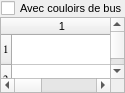
<?xml version="1.0" encoding="UTF-8"?>
<ui version="4.0">
 <comment>GÉNÉRÉ par tools/dfm2ui.py depuis src/f_afdistp.dfm : ne pas modifier à la main avant la fin du portage de la fiche</comment>
 <class>frmAffDistParkings</class>
 <widget class="QDialog" name="frmAffDistParkings">
  <property name="geometry">
   <rect>
    <x>591</x>
    <y>0</y>
    <width>125</width>
    <height>93</height>
   </rect>
  </property>
  <property name="windowTitle">
   <string> </string>
  </property>
  <property name="vclFontHeight" stdset="0">
   <number>-11</number>
  </property>
  <property name="font">
   <font>
    <family>MS Sans Serif</family>
    <pointsize>8</pointsize>
    <bold>false</bold>
    <italic>false</italic>
    <underline>false</underline>
    <strikeout>false</strikeout>
   </font>
  </property>
  <property name="vclHelpContext" stdset="0">
   <number>63</number>
  </property>
  <property name="vclHorzScrollBarVisible" stdset="0">
   <bool>false</bool>
  </property>
  <property name="vclVertScrollBarVisible" stdset="0">
   <bool>false</bool>
  </property>
  <property name="vclBorderIcons" stdset="0">
   <string notr="true">biMinimize,biSystemMenu</string>
  </property>
  <property name="vclBorderStyle" stdset="0">
   <string notr="true">bsSizeToolWin</string>
  </property>
  <property name="vclColor" stdset="0">
   <string notr="true">clBtnFace</string>
  </property>
  <property name="vclConstraintsMaxWidth" stdset="0">
   <number>141</number>
  </property>
  <property name="vclConstraintsMinWidth" stdset="0">
   <number>141</number>
  </property>
  <property name="vclFormStyle" stdset="0">
   <string notr="true">fsStayOnTop</string>
  </property>
  <property name="vclKeyPreview" stdset="0">
   <bool>true</bool>
  </property>
  <property name="vclTextHeight" stdset="0">
   <number>13</number>
  </property>
  <widget class="TStringGrid" name="StringGridDistances">
   <property name="rowCount">
    <number>4</number>
   </property>
   <property name="columnCount">
    <number>4</number>
   </property>
   <property name="geometry">
    <rect>
     <x>0</x>
     <y>17</y>
     <width>125</width>
     <height>76</height>
    </rect>
   </property>
   <property name="vclFontHeight" stdset="0">
    <number>-11</number>
   </property>
   <property name="font">
    <font>
     <family>Symbol</family>
     <pointsize>8</pointsize>
     <bold>false</bold>
     <italic>false</italic>
     <underline>false</underline>
     <strikeout>false</strikeout>
    </font>
   </property>
   <property name="vclAlign" stdset="0">
    <string notr="true">alClient</string>
   </property>
   <property name="vclColCount" stdset="0">
    <number>4</number>
   </property>
   <property name="vclDefaultColWidth" stdset="0">
    <number>28</number>
   </property>
   <property name="vclDefaultRowHeight" stdset="0">
    <number>20</number>
   </property>
   <property name="vclRowCount" stdset="0">
    <number>4</number>
   </property>
   <property name="vclScrollBars" stdset="0">
    <string notr="true">ssVertical</string>
   </property>
   <property name="vclTabOrder" stdset="0">
    <number>0</number>
   </property>
   <property name="vclRowHeights" stdset="0">
    <stringlist notr="true">
     <string>20</string>
     <string>20</string>
     <string>20</string>
     <string>20</string>
    </stringlist>
   </property>
  </widget>
  <widget class="TPanel" name="Panel">
   <property name="frameShape">
    <enum>QFrame::NoFrame</enum>
   </property>
   <property name="geometry">
    <rect>
     <x>0</x>
     <y>0</y>
     <width>125</width>
     <height>17</height>
    </rect>
   </property>
   <property name="vclAlign" stdset="0">
    <string notr="true">alTop</string>
   </property>
   <property name="vclBevelOuter" stdset="0">
    <string notr="true">bvNone</string>
   </property>
   <property name="vclTabOrder" stdset="0">
    <number>1</number>
   </property>
   <widget class="TCheckBox" name="CheckBoxCouloirsBus">
    <property name="text">
     <string>Avec couloirs de bus</string>
    </property>
    <property name="geometry">
     <rect>
      <x>1</x>
      <y>0</y>
      <width>122</width>
      <height>17</height>
     </rect>
    </property>
    <property name="vclTabOrder" stdset="0">
     <number>0</number>
    </property>
   </widget>
  </widget>
 </widget>
 <tabstops>
  <tabstop>StringGridDistances</tabstop>
  <tabstop>CheckBoxCouloirsBus</tabstop>
 </tabstops>
 <customwidgets>
  <customwidget>
   <class>TStringGrid</class>
   <extends>QTableWidget</extends>
   <header>vcl/controles.h</header>
  </customwidget>
  <customwidget>
   <class>TPanel</class>
   <extends>QFrame</extends>
   <header>vcl/controles.h</header>
  </customwidget>
  <customwidget>
   <class>TCheckBox</class>
   <extends>QCheckBox</extends>
   <header>vcl/controles.h</header>
  </customwidget>
 </customwidgets>
 <resources>
  <include location="../ressources/images.qrc" />
 </resources>
 <connections />
</ui>
